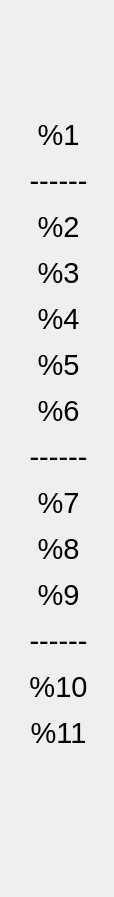
<?xml version="1.0" encoding="UTF-8"?>
<ui version="4.0">
 <class>Class_Schedule</class>
 <widget class="QWidget" name="Class_Schedule">
  <property name="geometry">
   <rect>
    <x>0</x>
    <y>0</y>
    <width>114</width>
    <height>897</height>
   </rect>
  </property>
  <property name="windowTitle">
   <string>Form</string>
  </property>
  <widget class="QLabel" name="label">
   <property name="geometry">
    <rect>
     <x>-2</x>
     <y>-1</y>
     <width>121</width>
     <height>911</height>
    </rect>
   </property>
   <property name="text">
    <string>&lt;html&gt;&lt;head/&gt;&lt;body&gt;&lt;p align=&quot;center&quot;&gt;&lt;span style=&quot; font-size:22pt;&quot;&gt;%1&lt;/span&gt;&lt;/p&gt;&lt;p align=&quot;center&quot;&gt;&lt;span style=&quot; font-size:22pt;&quot;&gt;------&lt;/span&gt;&lt;/p&gt;&lt;p align=&quot;center&quot;&gt;&lt;span style=&quot; font-size:22pt;&quot;&gt;%2&lt;/span&gt;&lt;/p&gt;&lt;p align=&quot;center&quot;&gt;&lt;span style=&quot; font-size:22pt;&quot;&gt;%3&lt;/span&gt;&lt;/p&gt;&lt;p align=&quot;center&quot;&gt;&lt;span style=&quot; font-size:22pt;&quot;&gt;%4&lt;/span&gt;&lt;/p&gt;&lt;p align=&quot;center&quot;&gt;&lt;span style=&quot; font-size:22pt;&quot;&gt;%5&lt;/span&gt;&lt;/p&gt;&lt;p align=&quot;center&quot;&gt;&lt;span style=&quot; font-size:22pt;&quot;&gt;%6&lt;/span&gt;&lt;/p&gt;&lt;p align=&quot;center&quot;&gt;&lt;span style=&quot; font-size:22pt;&quot;&gt;------&lt;/span&gt;&lt;/p&gt;&lt;p align=&quot;center&quot;&gt;&lt;span style=&quot; font-size:22pt;&quot;&gt;%7&lt;/span&gt;&lt;/p&gt;&lt;p align=&quot;center&quot;&gt;&lt;span style=&quot; font-size:22pt;&quot;&gt;%8&lt;/span&gt;&lt;/p&gt;&lt;p align=&quot;center&quot;&gt;&lt;span style=&quot; font-size:22pt;&quot;&gt;%9&lt;/span&gt;&lt;/p&gt;&lt;p align=&quot;center&quot;&gt;&lt;span style=&quot; font-size:22pt;&quot;&gt;------&lt;/span&gt;&lt;/p&gt;&lt;p align=&quot;center&quot;&gt;&lt;span style=&quot; font-size:22pt;&quot;&gt;%10&lt;/span&gt;&lt;/p&gt;&lt;p align=&quot;center&quot;&gt;&lt;span style=&quot; font-size:22pt;&quot;&gt;%11&lt;/span&gt;&lt;/p&gt;&lt;p align=&quot;center&quot;&gt;&lt;br/&gt;&lt;/p&gt;&lt;/body&gt;&lt;/html&gt;</string>
   </property>
   <property name="alignment">
    <set>Qt::AlignCenter</set>
   </property>
  </widget>
 </widget>
 <resources/>
 <connections/>
</ui>
